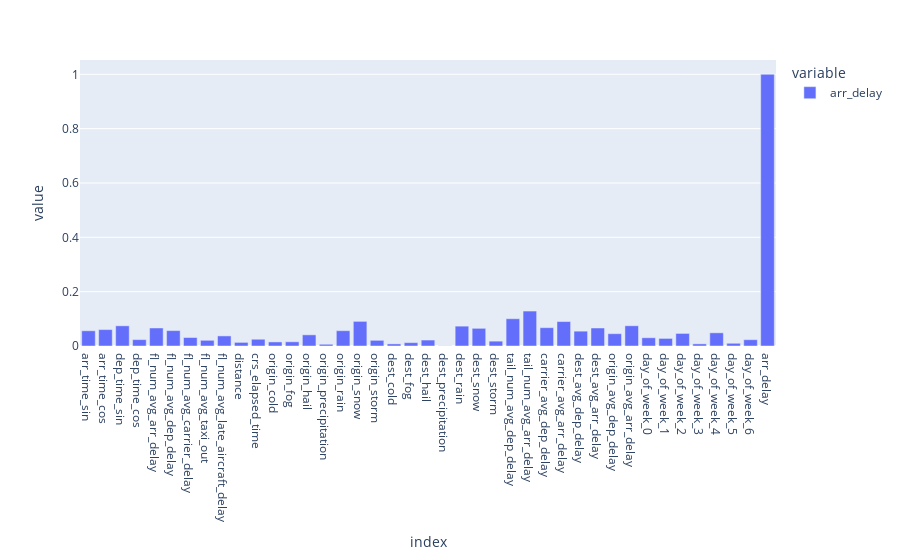
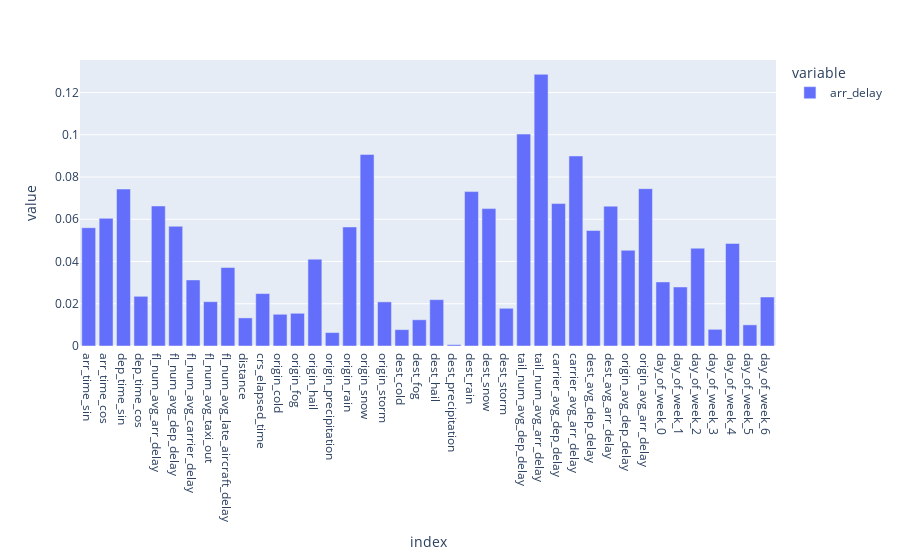

Notebook code cell kept with these figures, in order:
### Code cell
correlations = pd.concat([X_train,y_train],1).corr()['arr_delay'].abs()

import plotly.express as px

fig = px.bar(correlations)
fig.show()
correlations = pd.concat([X_train,y_train],1).corr()['arr_delay'][:-1].abs()

import plotly.express as px

fig = px.bar(correlations)
fig.show()

### Figure 1 — Plotly figure (JSON) as saved in the notebook; plotly's stock layout.template omitted (floating-point values rounded to 4 significant figures)
{"data": [{"alignmentgroup": "True", "hovertemplate": "variable=arr_delay<br>index=%{x}<br>value=%{y}<extra></extra>", "legendgroup": "arr_delay", "marker": {"color": "#636efa", "pattern": {"shape": ""}}, "name": "arr_delay", "offsetgroup": "arr_delay", "orientation": "v", "showlegend": true, "textposition": "auto", "type": "bar", "x": ["arr_time_sin", "arr_time_cos", "dep_time_sin", "dep_time_cos", "fl_num_avg_arr_delay", "fl_num_avg_dep_delay", "fl_num_avg_carrier_delay", "fl_num_avg_taxi_out", "fl_num_avg_late_aircraft_delay", "distance", "crs_elapsed_time", "origin_cold", "origin_fog", "origin_hail", "origin_precipitation", "origin_rain", "origin_snow", "origin_storm", "dest_cold", "dest_fog", "dest_hail", "dest_precipitation", "dest_rain", "dest_snow", "dest_storm", "tail_num_avg_dep_delay", "tail_num_avg_arr_delay", "carrier_avg_dep_delay", "carrier_avg_arr_delay", "dest_avg_dep_delay", "dest_avg_arr_delay", "origin_avg_dep_delay", "origin_avg_arr_delay", "day_of_week_0", "day_of_week_1", "day_of_week_2", "day_of_week_3", "day_of_week_4", "day_of_week_5", "day_of_week_6", "arr_delay"], "xaxis": "x", "y": [0.05601, 0.06045, 0.07431, 0.02353, 0.06629, 0.05669, 0.03129, 0.02097, 0.03715, 0.01331, 0.02483, 0.01502, 0.01549, 0.04111, 0.00636, 0.05636, 0.0907, 0.02089, 0.007757, 0.01241, 0.02194, 0.0006553, 0.0731, 0.06504, 0.01785, 0.1003, 0.1286, 0.06743, 0.08997, 0.05467, 0.06621, 0.04532, 0.0745, 0.03035, 0.02794, 0.0463, 0.0079, 0.04856, 0.01001, 0.0232, 1], "yaxis": "y"}], "layout": {"barmode": "relative", "legend": {"title": {"text": "variable"}, "tracegroupgap": 0}, "margin": {"t": 60}, "xaxis": {"anchor": "y", "domain": [0, 1], "title": {"text": "index"}}, "yaxis": {"anchor": "x", "domain": [0, 1], "title": {"text": "value"}}}}

### Figure 2 — Plotly figure (JSON) as saved in the notebook; plotly's stock layout.template omitted (floating-point values rounded to 4 significant figures)
{"data": [{"alignmentgroup": "True", "hovertemplate": "variable=arr_delay<br>index=%{x}<br>value=%{y}<extra></extra>", "legendgroup": "arr_delay", "marker": {"color": "#636efa", "pattern": {"shape": ""}}, "name": "arr_delay", "offsetgroup": "arr_delay", "orientation": "v", "showlegend": true, "textposition": "auto", "type": "bar", "x": ["arr_time_sin", "arr_time_cos", "dep_time_sin", "dep_time_cos", "fl_num_avg_arr_delay", "fl_num_avg_dep_delay", "fl_num_avg_carrier_delay", "fl_num_avg_taxi_out", "fl_num_avg_late_aircraft_delay", "distance", "crs_elapsed_time", "origin_cold", "origin_fog", "origin_hail", "origin_precipitation", "origin_rain", "origin_snow", "origin_storm", "dest_cold", "dest_fog", "dest_hail", "dest_precipitation", "dest_rain", "dest_snow", "dest_storm", "tail_num_avg_dep_delay", "tail_num_avg_arr_delay", "carrier_avg_dep_delay", "carrier_avg_arr_delay", "dest_avg_dep_delay", "dest_avg_arr_delay", "origin_avg_dep_delay", "origin_avg_arr_delay", "day_of_week_0", "day_of_week_1", "day_of_week_2", "day_of_week_3", "day_of_week_4", "day_of_week_5", "day_of_week_6"], "xaxis": "x", "y": [0.05601, 0.06045, 0.07431, 0.02353, 0.06629, 0.05669, 0.03129, 0.02097, 0.03715, 0.01331, 0.02483, 0.01502, 0.01549, 0.04111, 0.00636, 0.05636, 0.0907, 0.02089, 0.007757, 0.01241, 0.02194, 0.0006553, 0.0731, 0.06504, 0.01785, 0.1003, 0.1286, 0.06743, 0.08997, 0.05467, 0.06621, 0.04532, 0.0745, 0.03035, 0.02794, 0.0463, 0.0079, 0.04856, 0.01001, 0.0232], "yaxis": "y"}], "layout": {"barmode": "relative", "legend": {"title": {"text": "variable"}, "tracegroupgap": 0}, "margin": {"t": 60}, "xaxis": {"anchor": "y", "domain": [0, 1], "title": {"text": "index"}}, "yaxis": {"anchor": "x", "domain": [0, 1], "title": {"text": "value"}}}}
